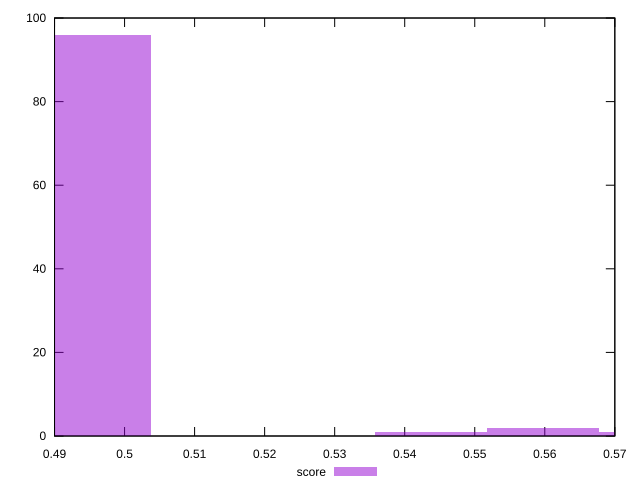

This chart was generated by the following gnuplot code:
reset

$score <<EOF
0.4958030527783896 96
0.5597776402336657 2
0.5437839933698467 1
0.5757712870974847 1
EOF

set key outside below
set boxwidth 0.01599364686381902
set xrange [0.49:0.57]
set yrange [0:100]
set trange [0:100]
set style fill transparent solid 0.5 noborder
set terminal svg size 640, 490 enhanced background rgb 'white'
set output "report_00021_2021-02-20T09:16:39.615Z/render-blocking-resources/samples/pages+cached+noadtech/score/histogram.svg"

plot $score title "score" with boxes

reset
